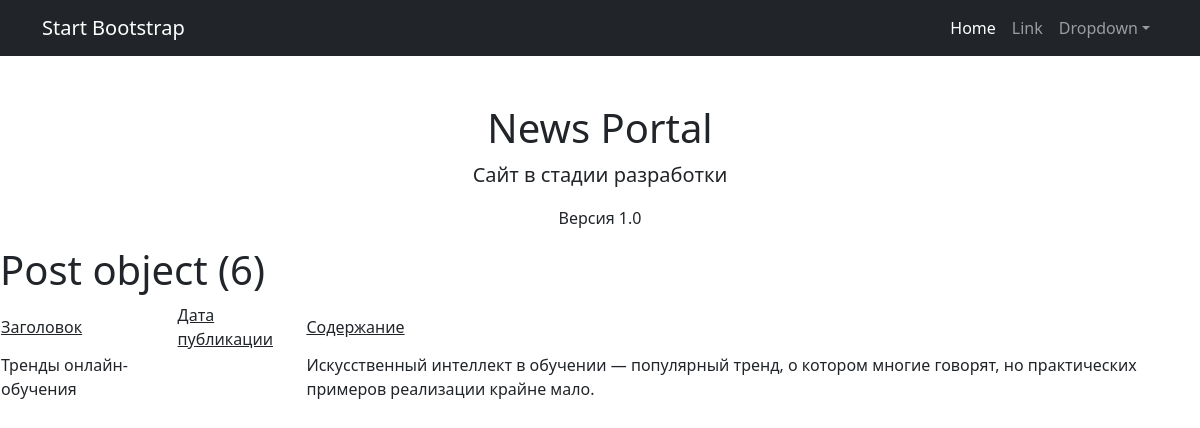
/news/6, run on the app's committed database.
### news/models.py (models this page shows, shortened)
class Post(models.Model):
    user = models.ForeignKey(Author, on_delete=models.CASCADE, related_name="post")
    A = "article"
    N = "news"
    choices = ((A, "Статья")), (N, "Новость")
    choice_field = models.CharField(max_length=7, choices=choices, default="news")
    creation_date = models.DateTimeField(auto_now_add=True)
    categories = models.ManyToManyField(Category, through="PostCategory")
    header = models.CharField(max_length=255, default="Default value")
    text = models.TextField()
    rating = models.IntegerField(default=0)

### news/views.py (the view)
# urls.py: path('<int:pk>', PostDetail.as_view()),
class PostDetail(DetailView):
    model = Post
    template_name = 'specific_post.html'
    context_object_name = 'post'

### news/templatetags/custom_filters.py (called while the page is built)
@register.filter()
def censor(value):
    if type(value) != str:
        raise ValueError("Фильтр цензурирования применяется только к переменным строкового типа")
    for word in censor_list:
        value = value.replace(word[1:], '*' * len(word[1:]))
    return value

### templates/specific_post.html (shortened to what this page needs)
{%extends 'default.html'%}
{% load custom_filters %}
{% block content %}
    <h1>{{ post }}</h1>
    <table>
        <tr>
            <td><u>Заголовок</u></td>
            <td><u>Дата публикации</u></td>
            <td><u>Содержание</u></td>
        </tr>
        <tr>
            <td>{{ post.header|censor }}</td>
            <td>{{ post.creation_date|date:'d M Y' }}</td>
            <td>{{ post.text|censor}}</td>
        </tr>
    </table>
    {% endblock content %}

### data on the page
Post: id "Post object (6)", header|censor "Тренды онлайн-обучения", text|censor "Искусственный интеллект в обучении — популярный тренд, о котором многие говорят, но практических примеров реализации крайне мало."
